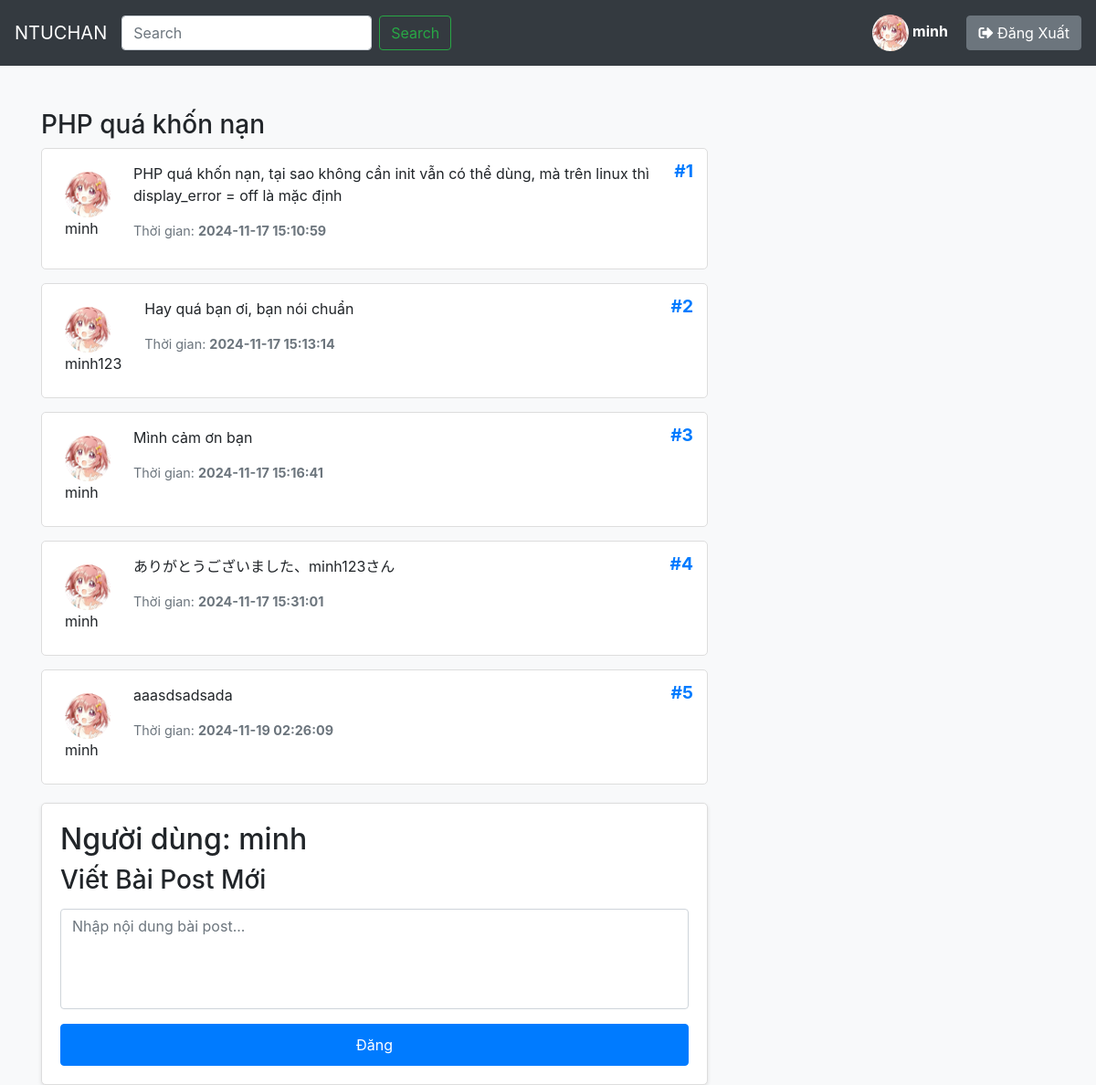
/UI/threads/thread.php?id=14 (signed in), run on the app's committed database.
### tables this page shows
CREATE TABLE `Threads` (
  `thread_id` int(11) NOT NULL,
  `title` varchar(255) NOT NULL,
  `category_id` int(11) NOT NULL,
  `created_at` timestamp NOT NULL DEFAULT current_timestamp(),
  `newest_post_at` timestamp NULL DEFAULT NULL,
  `posts_count` int(11) DEFAULT NULL,
  `is_pinned` tinyint(1) NOT NULL DEFAULT 0
);

CREATE TABLE `Posts` (
  `post_id` int(11) NOT NULL,
  `thread_id` int(11) NOT NULL,
  `user_id` int(11) NOT NULL,
  `content` text NOT NULL,
  `created_at` timestamp NOT NULL DEFAULT current_timestamp()
);

CREATE TABLE `Users` (
  `user_id` int(11) NOT NULL,
  `username` varchar(50) NOT NULL,
  `role` varchar(10) DEFAULT 'user',
  `password_hash` varchar(64) NOT NULL,
  `email` varchar(100) DEFAULT NULL,
  `major` int(11) DEFAULT NULL,
  `is_banned` tinyint(1) DEFAULT 0,
  `profile_pic` text DEFAULT NULL,
  `created_at` timestamp NOT NULL DEFAULT current_timestamp(),
  `last_logon` timestamp NULL DEFAULT NULL
);

### UI/threads/thread.php (the view, shortened to what this page needs)
<!doctype html>
<html lang="en">
<?php
require "../trangchu/config.php";
if (isset($_GET["id"]))
    $thread_id = $_GET["id"];
$user_is_banned = false;
if (isset($thread_id)) {
    $query_posts = "
        SELECT DISTINCT p.thread_id, u.username, p.post_id, p.content, p.created_at, u.user_id, u.profile_pic, u.major, t.title as title
        FROM Posts p
        JOIN Users u ON u.user_id = p.user_id
        JOIN Threads t ON t.thread_id = p.thread_id
        WHERE p.thread_id = $thread_id
        ORDER BY p.created_at ASC
    ";
    $stmt_posts = $conn->prepare($query_posts);
    $stmt_posts->execute();
    $posts_result = $stmt_posts->get_result();
    if (mysqli_num_rows($posts_result) == 0) {
        $thread_title = "Không có Thread";
        $thread_is_available = false;
    } else {
        $thread_title = $posts_result->fetch_assoc()["title"];
        $thread_is_available = true;
    }
} else
    $thread_title = "Không có Thread";
?>
<head>
    <link rel="stylesheet" href="https://stackpath.bootstrapcdn.com/bootstrap/4.5.2/css/bootstrap.min.css">
    <link rel="stylesheet" href="https://cdnjs.cloudflare.com/ajax/libs/font-awesome/5.15.4/css/all.min.css">
</head>
<body>
    <?php session_abort();
    require("../trangchu/header.php"); ?>
    <div class="container mt-5">
        <div class="row">
            <div class="col-lg-8">
                <?php if (isset($posts_result) && mysqli_num_rows($posts_result) > 0): ?>
                    <h3><?php echo $thread_title; ?></h3>
                    <?php $post_index = 1;
                    mysqli_data_seek($posts_result, 0); ?>
                    <?php while ($post = mysqli_fetch_assoc($posts_result)): ?>
                        <div class="post" id="<?php echo $post["post_id"] ?>">
                            <div class="post-number">#<?php echo $post_index++; ?></div>
                            <div style="margin: 10px; margin-right: 25px">
                                <img src="<?php echo ($post['profile_pic']) == null ? "../images/default.jpg" : $post["profile_pic"]; ?>"
                                    alt="User avatar" style="width: 50px; height: 50px; border-radius: 50%;">
                                <div class="post-username"><?php echo htmlspecialchars($post['username']); ?></div>
                            </div>
                            <div class="post-content">
                                <p><?php echo nl2br(stripcslashes($post['content'])); ?></p>
                                <p class="post-meta">Thời gian: <strong><?php echo $post['created_at']; ?></strong></p>
                            </div>
                        </div>
                    <?php endwhile; ?>
                <?php endif; ?>
                <?php if($user_is_banned): ?>
                    <h1 align="center">Không thể đăng bài viết<br>Bạn đã bị ban</h1>
                <?php elseif ($isLoggedIn && isset($thread_id) && $thread_is_available): ?>
                    <div class="new-post" id="new-post">
                        <h2>Người dùng: <?php echo $username; ?></h2>
                        <h3>Viết Bài Post Mới</h3>
                        <form method="post" action="">
                            <div class="form-group">
                                <textarea class="form-control" id="postContent" name="postContent" rows="4"
                                    placeholder="Nhập nội dung bài post..."></textarea>
                            </div>
                            <button type="submit" class="btn btn-primary" name="btn_post">Đăng</button>
                        </form>
                    </div>
                <?php elseif($thread_is_available): ?>
                    <h1 align="center">Đăng nhập để đăng bài viết</h1>
                <?php endif; ?>
            </div>
        </div>
    </div>
</body>
</html>

### UI/trangchu/header.php (shortened to what this page needs)
<?php
    $isLoggedIn = isset($_SESSION["username"], $_SESSION["user_id"]);
    if ($isLoggedIn) {
        $username = $_SESSION["username"];
    } else {
        $username = "";
    }
    $profileImage = !empty($_SESSION["pfp"]) ? $_SESSION["pfp"] : "../images/default.jpg";
?>
<nav class="navbar navbar-expand-lg navbar-dark bg-dark p-3">
        <a class="navbar-brand" href="../trangchu/home.php">NTUCHAN</a>
        <div class="collapse navbar-collapse d-flex justify-content-between" id="navbarSupportedContent">
            <?php require "../search/tool.php" ?>
            <div>
                <?php if (!empty($username)): ?>
                    <a href="../nguoidung/user.php" class="mr-3 text-decoration-none">
                        <img src="<?php echo $profileImage; ?>" class="rounded-circle" width="40" height="40">
                        <span class="font-weight-bold text-white"><?php echo htmlspecialchars($username); ?></span>
                    </a>
                <?php else: ?>
                    <a href="../dangnhap/login.php"><button class="btn btn-primary">Login</button></a>
                <?php endif; ?>
                <a href="../dangnhap/login.php" class="btn btn-secondary"><i class="fas fa-sign-out-alt"></i> Đăng Xuất</a>
            </div>
        </div>
    </nav>

### UI/search/tool.php
<form class="form-inline" action="../search/result.php" method="post">
    <input class="form-control mr-sm-2" type="search" name="search" placeholder="Search" aria-label="Search">
    <button class="btn btn-outline-success my-2 my-sm-0" type="submit">Search</button>
</form>

### UI/threads/thread.php (style rules this page uses)
body { background-color: #f8f9fa; }
.post { background-color: #ffffff; border: 1px solid #dddddd; border-radius: 5px; padding: 15px; margin-bottom: 15px; display: flex; align-items: start; position: relative; }
.post-content { flex-grow: 1; }
.post-meta { font-size: 0.9rem; color: #6c757d; }
.post-number { position: absolute; top: 10px; right: 15px; font-size: 1.2rem; font-weight: bold; color: #007bff; }
.new-post { background-color: #ffffff; border: 1px solid #dddddd; border-radius: 5px; padding: 20px; margin-top: 20px; box-shadow: 0 2px 4px rgba(0, 0, 0, 0.1); }
.new-post h3 { margin-bottom: 15px; }
.new-post textarea { resize: none; }
.new-post .btn { width: 100%; padding: 10px; font-size: 16px; }

### data on the page
threads: title "PHP quá khốn nạn"
posts: user.username "minh", content "PHP quá khốn nạn, tại sao không cần init vẫn có thể dùng, mà trên linux thì display_error = off là mặc định", created_at "2024-11-17 15:10:59"
posts: user.username "minh123", content "Hay quá bạn ơi, bạn nói chuẩn", created_at "2024-11-17 15:13:14"
posts: user.username "minh", content "Mình cảm ơn bạn", created_at "2024-11-17 15:16:41"
posts: user.username "minh", content "ありがとうございました、minh123さん", created_at "2024-11-17 15:31:01"
posts: user.username "minh", content "aaasdsadsada", created_at "2024-11-19 02:26:09"

### other printed values
$username "minh"
